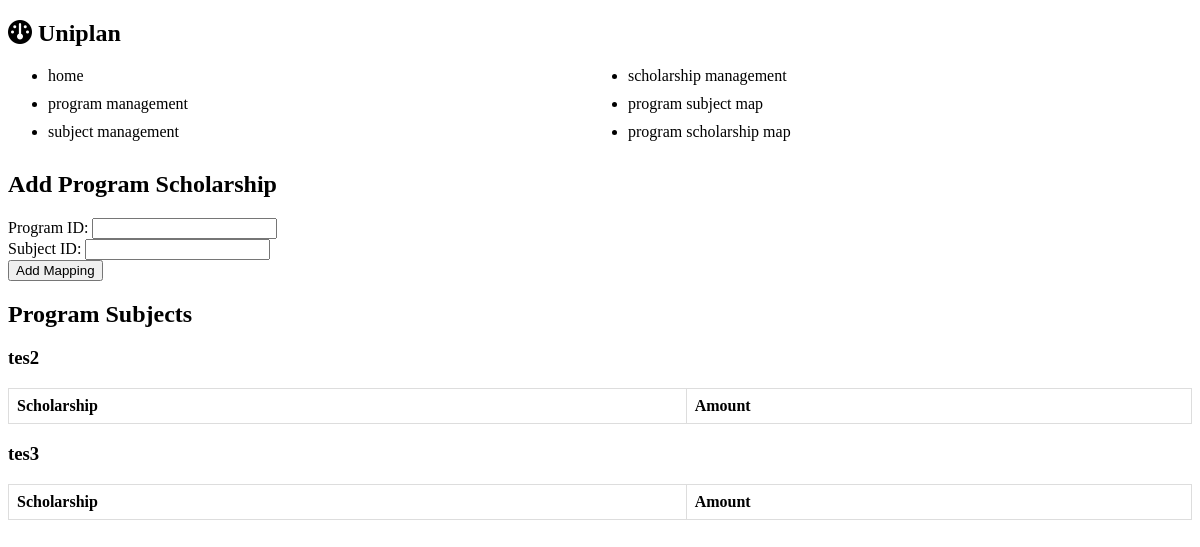
Page /prog_scholar on the earlier database version.
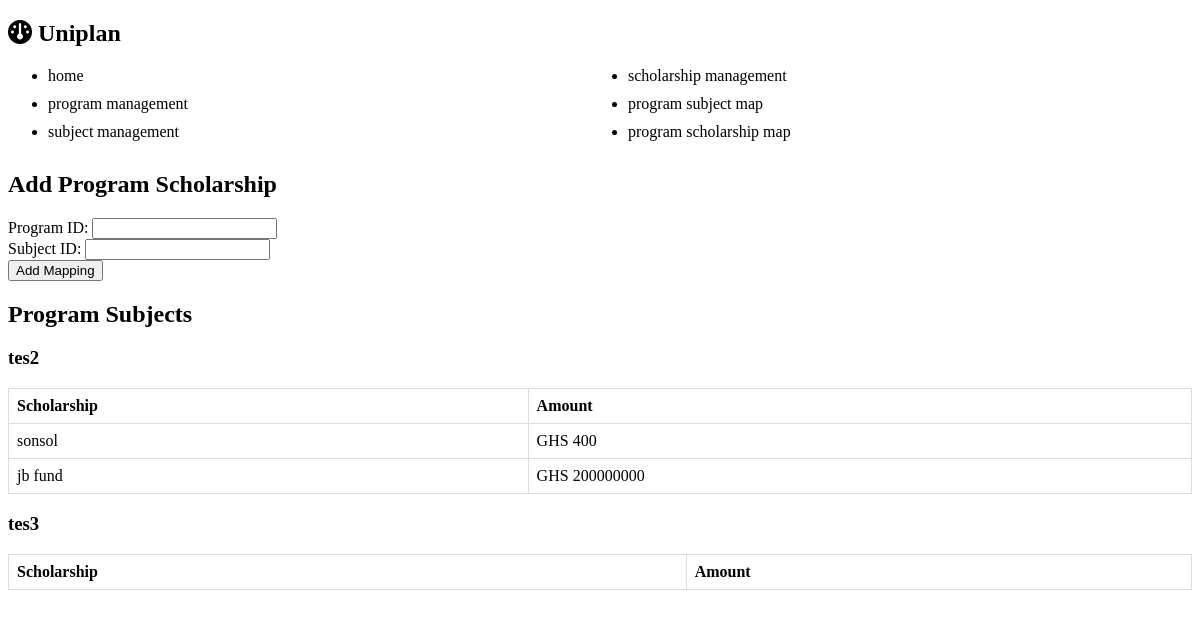
Same page on the later database version.
### uniplan/models.py (models this page shows)
class Program(db.Model):
    __tablename__ = 'program'
    program_id = db.Column(db.Integer, primary_key=True, unique=True)
    program_name = db.Column(db.Text, nullable=False)
    field = db.Column(db.Integer)
    department = db.Column(db.Text)
    university = db.Column(db.Text)
    description = db.Column(db.Text)
    tuition_fees = db.Column(db.Integer)

class ProgramScholarship(db.Model):
    __tablename__ = 'program_scholarship'
    program_id = db.Column(db.Integer, db.ForeignKey('program.program_id'), primary_key=True)
    scholarship_id = db.Column(db.Integer, db.ForeignKey('scholarship.scholarship_id'), primary_key=True)
    program = db.relationship('Program', backref=db.backref('program_scholarships', cascade='all, delete-orphan'))
    scholarship = db.relationship('Scholarship', backref=db.backref('program_scholarships', cascade='all, delete-orphan'))

class Scholarship(db.Model):
    __tablename__ = 'scholarship'
    scholarship_id = db.Column(db.Integer, primary_key=True, autoincrement=True, unique=True)
    scholarship_name = db.Column(db.Text, nullable=False)
    description = db.Column(db.Text)
    amount = db.Column(db.Integer)
    eligibility = db.Column(db.Text)
    website = db.Column(db.Text)

### uniplan/routes.py (the view, shortened to what this page needs)
@app.route('/prog_scholar', methods=['GET', 'POST'])
def prog_scholar():
    programs = Program.query.all()
    prog_scho = ProgramScholarship.query.all()
    form = ProgramScholarshipForm()
    return render_template('prog_scho.html', form=form, prog_scho=prog_scho, programs=programs)

### uniplan/forms.py (shortened to what this page needs)
class ProgramScholarshipForm(FlaskForm):
    program_id = IntegerField('Program ID', validators=[DataRequired()])
    scholarship_id = IntegerField('Scholarship ID', validators=[DataRequired()])

### uniplan/templates/prog_scho.html (shortened to what this page needs)
{% extends 'base.html' %}
{% block content %}
<div class="container">
    <h2>Add Program Scholarship</h2>
    <form method="post" action="{{ url_for('prog_scholar') }}">
        <div class="form-group">
            <label for="program_id">Program ID:</label>
            {{ form.program_id(class="form-control") }}
        </div>
        <div class="form-group">
            <label for="scholarship_id">Subject ID:</label>
            {{ form.scholarship_id(class="form-control") }}
        </div>
        <button type="submit" class="btn btn-primary">Add Mapping</button>
    </form>
</div>
<h2>Program Subjects</h2>
    {% for program in programs %}
    <h3>{{ program.program_name }}</h3>
    <table class="table">
        <thead>
            <tr>
                <th>Scholarship</th>
                <th>Amount</th>
            </tr>
        </thead>
        <tbody>
            {% for scholarship in program.program_scholarships %}
            <tr>
                <td>{{ scholarship.scholarship.scholarship_name}}</td>
                <td>GHS {{ scholarship.scholarship.amount }}</td>
            </tr>
            {% endfor %}
        </tbody>
    </table>
{%endfor%}
{% endblock %}

Differences in the rows shown:
added ProgramScholarship: scholarship.scholarship_name "sonsol", scholarship.amount "400", shown under Program "tes2"
added ProgramScholarship: scholarship.scholarship_name "jb fund", scholarship.amount "200000000", shown under Program "tes2"
